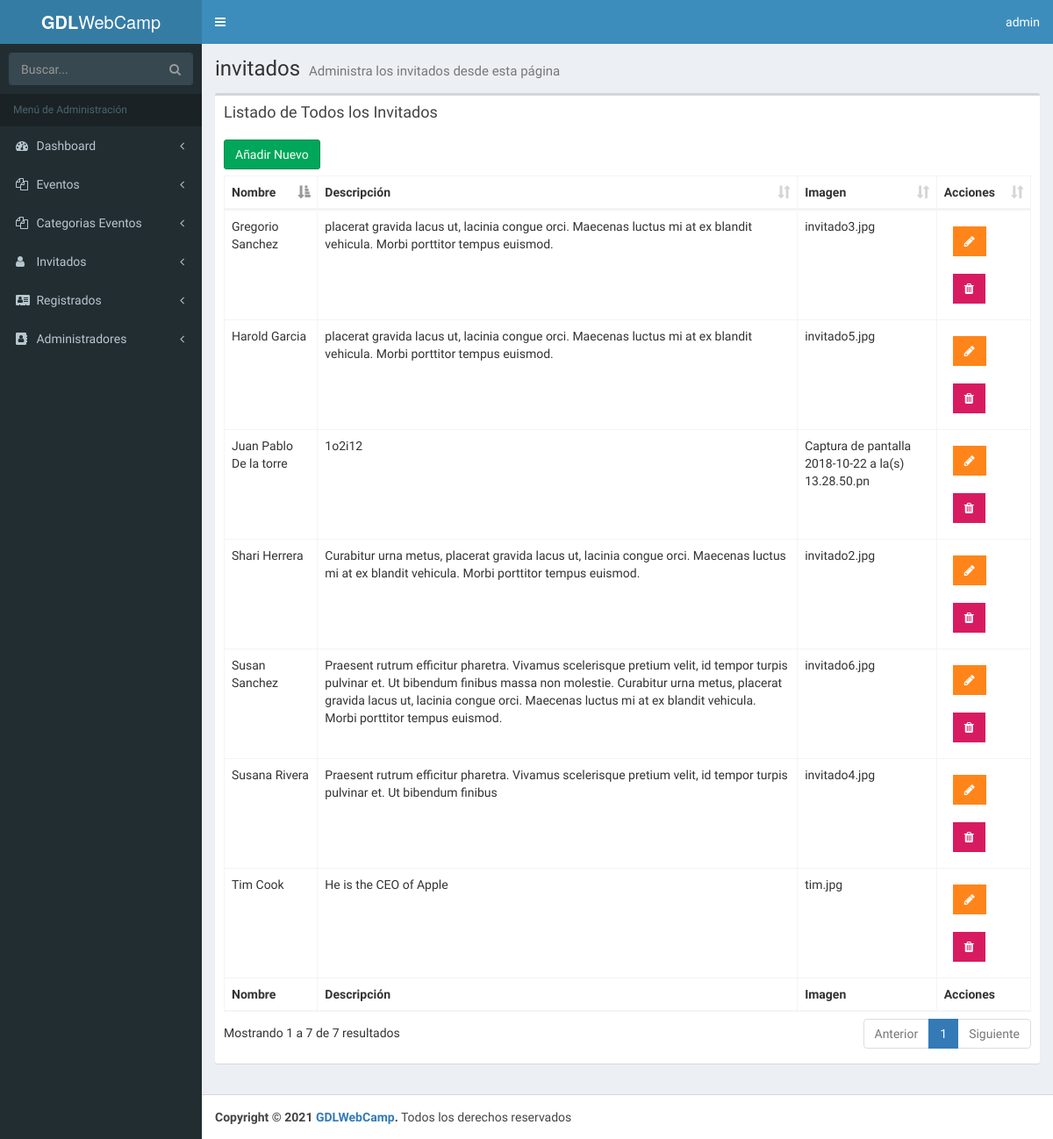
Screenshot of /admin/lista-invitados.php (signed in) with the database file from the repository.
### tables this page shows
CREATE TABLE `invitados` (
  `invitado_id` tinyint(4) NOT NULL,
  `nombre_invitado` varchar(30) NOT NULL,
  `apellido_invitado` varchar(30) NOT NULL,
  `descripcion` text NOT NULL,
  `url_imagen` varchar(50) NOT NULL,
  `editado` datetime NOT NULL
);

### admin/lista-invitados.php (the view, shortened to what this page needs)
<?php
include_once 'funciones/funciones.php';
include_once 'templates/header.php'; ?>
<body class="hold-transition skin-blue fixed sidebar-mini">
<div class="wrapper">
    <?php include_once 'templates/barra.php'; ?>
    <?php include_once 'templates/navegacion.php'; ?>
  <div class="content-wrapper">
    <section class="content-header">
      <h1>
        invitados
        <small>Administra los invitados desde esta página</small>
      </h1>
    </section>
    <section class="content">
    <div class="row">
      <div class="col-xs-12">
        <div class="box">
          <div class="box-header">
            <h3 class="box-title">Listado de Todos los Invitados</h3>
          </div>
          <div class="box-body">
            <a href="nuevo-invitado.php" class="btn btn-success">Añadir Nuevo</a>
            <table id="registros" class="table table-bordered table-hover">
                <thead>
                        <tr>
                            <th>Nombre</th>
                            <th>Descripción</th>
                            <th>Imagen</th>
                            <th>Acciones</th>
                        </tr>
                </thead>
                <tbody>
                <?php
                  try {
                    $sql = "SELECT * FROM invitados ";
                    $resultado = $conn->query($sql);
                  } catch (Exception $e) {
                    $error = $e->getMessage();
                  }
                  while($invitado = $resultado->fetch_assoc() ) {  ?>
                      <tr>
                              <td><?php echo $invitado['nombre_invitado'] . " " . $invitado['apellido_invitado']; ?></td>
                              <td><p><?php echo $invitado['descripcion']; ?></p></td>
                              <td><?php echo $invitado['url_imagen']; ?></td>
                              <td>
                                  <a href="editar-invitado.php?id=<?php echo $invitado['invitado_id']; ?>" type="button" class="btn bg-orange btn-flat margin"> <i class="fa fa-pencil" aria-hidden="true"></i></a>
                                  <a href="#" data-id="<?php echo $invitado['invitado_id']; ?>" data-tipo="invitado" type="button" class="btn bg-maroon btn-flat margin borrar_registro"><i class="fa fa-trash" aria-hidden="true"></i></a>
                             </td>
                      </tr>
                  <?php } ?>
                </tbody>
                <tfoot>
                    <tr>
                        <th>Nombre</th>
                        <th>Descripción</th>
                        <th>Imagen</th>
                        <th>Acciones</th>
                    </tr>
                </tfoot>
            </table>
          </div>
        </div>
      </div>
    </div>
  </section>
  </div>
<?php
  include_once 'templates/footer.php';
  include_once 'templates/footer-scripts.php';
?>

### rows the page displays
invitados: nombre_invitado "Tim", apellido_invitado "Cook", descripcion "He is the CEO of Apple", url_imagen "tim.jpg"
invitados: nombre_invitado "Shari", apellido_invitado "Herrera", descripcion "Curabitur urna metus, placerat gravida lacus ut, lacinia congue orci. Maecenas luctus mi at ex blandit vehicula. Morbi porttitor tempus euismod.", url_imagen "invitado2.jpg"
invitados: nombre_invitado "Gregorio", apellido_invitado "Sanchez", descripcion "placerat gravida lacus ut, lacinia congue orci. Maecenas luctus mi at ex blandit vehicula. Morbi porttitor tempus euismod.", url_imagen "invitado3.jpg"
invitados: nombre_invitado "Susana", apellido_invitado "Rivera", descripcion "Praesent rutrum efficitur pharetra. Vivamus scelerisque pretium velit, id tempor turpis pulvinar et. Ut bibendum finibus", url_imagen "invitado4.jpg"
invitados: nombre_invitado "Harold", apellido_invitado "Garcia", descripcion "placerat gravida lacus ut, lacinia congue orci. Maecenas luctus mi at ex blandit vehicula. Morbi porttitor tempus euismod.", url_imagen "invitado5.jpg"
invitados: nombre_invitado "Susan", apellido_invitado "Sanchez", descripcion "Praesent rutrum efficitur pharetra. Vivamus scelerisque pretium velit, id tempor turpis pulvinar et. Ut bibendum finibus massa non molestie. Curabitur urna metus, placerat gravida lacus ut, lacinia congue orci. Maecenas luctus mi at ex blandit vehicula. Morbi porttitor tempus euismod.", url_imagen "invitado6.jpg"
invitados: nombre_invitado "Juan Pablo", apellido_invitado "De la torre", descripcion "1o2i12", url_imagen "Captura de pantalla 2018-10-22 a la(s) 13.28.50.pn"

### other values shown
$usuario "admin"
